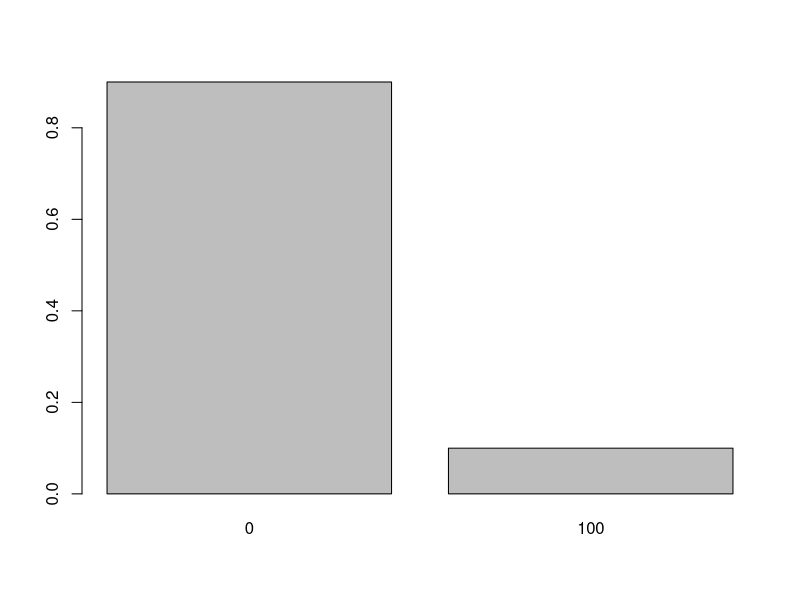

Recreate this plot in R.
## ---- chunk 1
knitr::opts_chunk$set(echo = TRUE)
## ---- chunk 2
big_well <- function(N) 100*rbinom(N, 1, 0.1)
sma_well <- function(N)  10*rbinom(N, 10, 0.1)
set.seed(23459874)
## ---- chunk 3
sma_well(1E6) |>
  table() |>
  proportions()
## ---- chunk 4

(big_well(1E6) |>
  table() |>
  proportions())

## ---- chunk 5
barplot(big_well(1E6) |>
  table() |>
  proportions())
